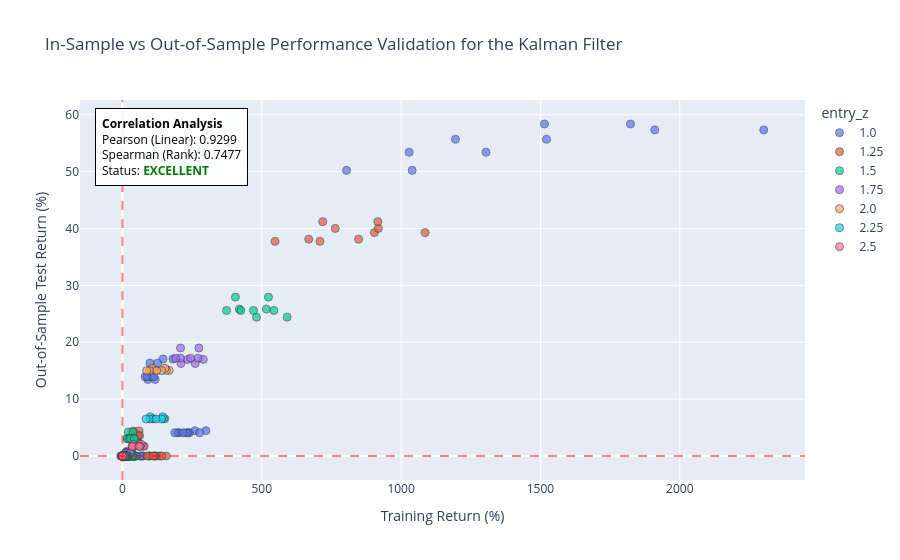

Notebook cell for this chart:
### Code cell
# ==============================================================================
# 1. HYPERPARAMETER GRID FOR KALMAN FILTER STRATEGY
# ==============================================================================
kalman_param_grid = {
    'entry_z': [1.0, 1.25, 1.5, 1.75, 2.0, 2.25, 2.5],
    'exit_z': config['grids']['kalman']['exit_z'],
    'stop_loss_z': config['grids']['kalman']['stop_loss_z'],
    'delta': config['grids']['kalman']['delta'],        
    'obs_variance': config['grids']['kalman']['obs_variance']        
}

# ==============================================================================
# 2. INITIALIZE AND EXECUTE MODULAR BACKTEST
# ==============================================================================
kalman_backtest = PairsBacktest(
    ticker_x=ticker_x,
    ticker_y=ticker_y,
    start_date=str(start_date),
    end_date_train=str(end_date_train),
    start_date_test=str(start_date_test),
    end_date=str(end_date),
    strategy_cls=KalmanZScoreStrategy,
    strategy_param_grid=kalman_param_grid,
    show_heatmaps=True,
    transaction_cost=t_cost,
    compounding=is_compounding,
    target_metric=metric_to_use,
    strategy_name=strategy_name_KF
)

kalman_train_df, kalman_test_df = kalman_backtest.execute_pipeline()

if kalman_train_df is not None:
    print(f"\n EVALUATING IN-SAMPLE REGIMES - {ticker_x} x {ticker_y}")
    evaluate_stationarity_regimes(kalman_train_df, strategy_name_KF, is_compounding)

if kalman_test_df is not None:
    print(f"\n EVALUATING OUT-OF-SAMPLE REGIMES - {ticker_x} x {ticker_y}")
    evaluate_stationarity_regimes(kalman_test_df, strategy_name_KF, is_compounding)

### Figure 1 — Plotly figure (JSON) as saved in the notebook; plotly's stock layout.template omitted (floating-point values rounded to 4 significant figures; data arrays with more than 128 entries replaced by an {"elided": "..."} marker saying what was removed)
{"data": [{"customdata": {"elided": "60x6 mixed values"}, "hovertemplate": "entry_z=%{customdata[1]}<br>Training Return (%)=%{x}<br>Out-of-Sample Test Return (%)=%{y}<br>exit_z=%{customdata[2]}<br>stop_loss_z=%{customdata[3]}<br>delta=%{customdata[4]}<br>obs_variance=%{customdata[5]}<extra></extra>", "legendgroup": "1.0", "marker": {"color": "#636efa", "line": {"color": "DarkSlateGrey", "width": 1}, "opacity": 0.7, "size": 8, "symbol": "circle"}, "mode": "markers", "name": "1.0", "orientation": "v", "showlegend": true, "type": "scatter", "x": [1910.0, 145.9, 260.3, 73.21, 17.34, 10.39, 2301.0, 181.3, 299.7, 73.21, 17.34, 10.39, 1514.0, 98.77, 240.6, 63.98, 16.41, 10.2, 1823.0, 126.2, 277.1, 63.98, 16.41, 10.2, 1195.0, 91.28, 202.5, 46.32, 14.67, 8.598, 1522.0, 117.6, 234.5, 46.32, 14.67, 8.598, 1029.0, 81.34, 197.4, 41.38, 14.67, 8.598, 1305.0, 103.8, 228.8, 41.38, 14.67, 8.598, 804.1, 89.03, 187.7, 38.22, 14.67, 8.598, 1040.0, 112.5, 218.1, 38.22, 14.67, 8.598], "xaxis": "x", "y": [57.34, 17.05, 4.452, 0, 0, 0, 57.34, 17.05, 4.452, 0, 0, 0, 58.38, 16.33, 4.089, 0, 0, 0, 58.38, 16.33, 4.089, 0, 0, 0, 55.69, 13.46, 4.089, 0, 0, 0, 55.69, 13.46, 4.089, 0, 0, 0, 53.41, 13.93, 4.089, 0, 0, 0, 53.41, 13.93, 4.089, 0, 0, 0, 50.22, 13.93, 4.089, 0, 0, 0, 50.22, 13.93, 4.089, 0, 0, 0], "yaxis": "y"}, {"customdata": {"elided": "60x6 mixed values"}, "hovertemplate": "entry_z=%{customdata[1]}<br>Training Return (%)=%{x}<br>Out-of-Sample Test Return (%)=%{y}<br>exit_z=%{customdata[2]}<br>stop_loss_z=%{customdata[3]}<br>delta=%{customdata[4]}<br>obs_variance=%{customdata[5]}<extra></extra>", "legendgroup": "1.25", "marker": {"color": "#EF553B", "line": {"color": "DarkSlateGrey", "width": 1}, "opacity": 0.7, "size": 8, "symbol": "circle"}, "mode": "markers", "name": "1.25", "orientation": "v", "showlegend": true, "type": "scatter", "x": [903.9, 39.8, 133.7, 43.89, 7.47, -0.2598, 1086.0, 59.8, 157.4, 43.89, 7.47, -0.2598, 763.6, 31.69, 118.8, 33.6, 7.281, -0.4326, 918.2, 49.76, 140.9, 33.6, 7.281, -0.4326, 718.7, 36.48, 98.28, 30.05, 5.679, -0.4326, 916.4, 55.24, 118.4, 30.05, 5.679, -0.4326, 668.5, 43.79, 96.03, 24.92, 5.679, -0.4326, 847.3, 61.64, 115.9, 24.92, 5.679, -0.4326, 547.6, 39.01, 90.24, 24.2, 5.679, -0.4326, 708.8, 56.26, 109.5, 24.2, 5.679, -0.4326], "xaxis": "x", "y": [39.28, 4.413, 0, 0, 0, 0, 39.28, 4.413, 0, 0, 0, 0, 40.02, 3.252, 0, 0, 0, 0, 40.02, 3.252, 0, 0, 0, 0, 41.2, 2.636, 0, 0, 0, 0, 41.2, 2.636, 0, 0, 0, 0, 38.12, 3.571, 0, 0, 0, 0, 38.12, 3.571, 0, 0, 0, 0, 37.74, 3.571, 0, 0, 0, 0, 37.74, 3.571, 0, 0, 0, 0], "yaxis": "y"}, {"customdata": {"elided": "60x6 mixed values"}, "hovertemplate": "entry_z=%{customdata[1]}<br>Training Return (%)=%{x}<br>Out-of-Sample Test Return (%)=%{y}<br>exit_z=%{customdata[2]}<br>stop_loss_z=%{customdata[3]}<br>delta=%{customdata[4]}<br>obs_variance=%{customdata[5]}<extra></extra>", "legendgroup": "1.5", "marker": {"color": "#00cc96", "line": {"color": "DarkSlateGrey", "width": 1}, "opacity": 0.7, "size": 8, "symbol": "circle"}, "mode": "markers", "name": "1.5", "orientation": "v", "showlegend": true, "type": "scatter", "x": [481.2, 20.67, 36.12, 22.53, -0.2595, -0.2598, 591.0, 37.79, 49.91, 22.53, -0.2595, -0.2598, 419.4, 16.77, 28.89, 20.19, -0.4348, -0.4326, 516.4, 32.72, 41.94, 20.19, -0.4348, -0.4326, 405.4, 18.18, 23.94, 20.19, -0.4348, -0.4326, 524.0, 34.27, 36.49, 20.19, -0.4348, -0.4326, 424.8, 27.19, 24.06, 19.5, -0.4348, -0.4326, 543.4, 42.81, 36.63, 19.5, -0.4348, -0.4326, 373.5, 26.8, 19.42, 19.5, -0.4348, -0.4326, 470.4, 42.38, 31.51, 19.5, -0.4348, -0.4326], "xaxis": "x", "y": [24.41, 4.201, 0, 0, 0, 0, 24.41, 4.201, 0, 0, 0, 0, 25.83, 3.043, 0, 0, 0, 0, 25.83, 3.043, 0, 0, 0, 0, 27.94, 3.043, 0, 0, 0, 0, 27.94, 3.043, 0, 0, 0, 0, 25.58, 3.043, 0, 0, 0, 0, 25.58, 3.043, 0, 0, 0, 0, 25.58, 3.043, 0, 0, 0, 0, 25.58, 3.043, 0, 0, 0, 0], "yaxis": "y"}, {"customdata": {"elided": "60x6 mixed values"}, "hovertemplate": "entry_z=%{customdata[1]}<br>Training Return (%)=%{x}<br>Out-of-Sample Test Return (%)=%{y}<br>exit_z=%{customdata[2]}<br>stop_loss_z=%{customdata[3]}<br>delta=%{customdata[4]}<br>obs_variance=%{customdata[5]}<extra></extra>", "legendgroup": "1.75", "marker": {"color": "#ab63fa", "line": {"color": "DarkSlateGrey", "width": 1}, "opacity": 0.7, "size": 8, "symbol": "circle"}, "mode": "markers", "name": "1.75", "orientation": "v", "showlegend": true, "type": "scatter", "x": [233.7, 16.23, 11.91, 18.35, 0, 0, 290.0, 32.72, 23.25, 18.35, 0, 0, 209.9, 14.85, 9.805, 16.18, 0, 0, 261.4, 30.53, 20.93, 16.18, 0, 0, 208.6, 10.58, 5.725, 16.18, 0, 0, 274.5, 25.64, 16.43, 16.18, 0, 0, 208.0, 14.06, 5.832, 15.58, 0, 0, 271.0, 28.08, 16.55, 15.58, 0, 0, 191.0, 13.42, 4.689, 15.58, 0, 0, 244.5, 27.36, 15.29, 15.58, 0, 0], "xaxis": "x", "y": [16.98, 0.8303, 0, 0, 0, 0, 16.98, 0.8303, 0, 0, 0, 0, 16.27, 0.5847, 0, 0, 0, 0, 16.27, 0.5847, 0, 0, 0, 0, 18.99, 0.5847, 0, 0, 0, 0, 18.99, 0.5847, 0, 0, 0, 0, 17.19, 0.5847, 0, 0, 0, 0, 17.19, 0.5847, 0, 0, 0, 0, 17.19, 0.5847, 0, 0, 0, 0, 17.19, 0.5847, 0, 0, 0, 0], "yaxis": "y"}, {"customdata": {"elided": "60x6 mixed values"}, "hovertemplate": "entry_z=%{customdata[1]}<br>Training Return (%)=%{x}<br>Out-of-Sample Test Return (%)=%{y}<br>exit_z=%{customdata[2]}<br>stop_loss_z=%{customdata[3]}<br>delta=%{customdata[4]}<br>obs_variance=%{customdata[5]}<extra></extra>", "legendgroup": "2.0", "marker": {"color": "#FFA15A", "line": {"color": "DarkSlateGrey", "width": 1}, "opacity": 0.7, "size": 8, "symbol": "circle"}, "mode": "markers", "name": "2.0", "orientation": "v", "showlegend": true, "type": "scatter", "x": [122.3, 4.988, 4.802, 13.98, 0, 0, 168.0, 20.86, 15.41, 13.98, 0, 0, 113.8, 4.776, 5.485, 11.89, 0, 0, 157.4, 18.87, 16.17, 11.89, 0, 0, 106.6, 4.043, 2.098, 11.89, 0, 0, 152.6, 17.99, 12.44, 11.89, 0, 0, 98.2, 4.297, 2.583, 11.32, 0, 0, 140.5, 16.44, 12.97, 11.32, 0, 0, 87.03, 3.724, 2.122, 11.32, 0, 0, 123.0, 15.8, 12.46, 11.32, 0, 0], "xaxis": "x", "y": [15.06, 0, 0, 0, 0, 0, 15.06, 0, 0, 0, 0, 0, 15.06, 0, 0, 0, 0, 0, 15.06, 0, 0, 0, 0, 0, 15.44, 0, 0, 0, 0, 0, 15.44, 0, 0, 0, 0, 0, 15.01, 0, 0, 0, 0, 0, 15.01, 0, 0, 0, 0, 0, 15.01, 0, 0, 0, 0, 0, 15.01, 0, 0, 0, 0, 0], "yaxis": "y"}, {"customdata": {"elided": "60x6 mixed values"}, "hovertemplate": "entry_z=%{customdata[1]}<br>Training Return (%)=%{x}<br>Out-of-Sample Test Return (%)=%{y}<br>exit_z=%{customdata[2]}<br>stop_loss_z=%{customdata[3]}<br>delta=%{customdata[4]}<br>obs_variance=%{customdata[5]}<extra></extra>", "legendgroup": "2.25", "marker": {"color": "#19d3f3", "line": {"color": "DarkSlateGrey", "width": 1}, "opacity": 0.7, "size": 8, "symbol": "circle"}, "mode": "markers", "name": "2.25", "orientation": "v", "showlegend": true, "type": "scatter", "x": [109.6, -2.011, 5.819, 13.98, 0, 0, 152.3, 12.8, 16.53, 13.98, 0, 0, 106.4, -1.148, 6.509, 11.89, 0, 0, 148.2, 12.15, 17.29, 11.89, 0, 0, 99.83, -1.148, 3.089, 11.89, 0, 0, 144.0, 12.1, 13.53, 11.89, 0, 0, 98.09, -1.148, 2.557, 11.32, 0, 0, 140.2, 10.36, 12.94, 11.32, 0, 0, 85.04, -1.692, 2.557, 11.32, 0, 0, 120.3, 9.751, 12.94, 11.32, 0, 0], "xaxis": "x", "y": [6.555, 0, 0, 0, 0, 0, 6.555, 0, 0, 0, 0, 0, 6.555, 0, 0, 0, 0, 0, 6.555, 0, 0, 0, 0, 0, 6.907, 0, 0, 0, 0, 0, 6.907, 0, 0, 0, 0, 0, 6.51, 0, 0, 0, 0, 0, 6.51, 0, 0, 0, 0, 0, 6.51, 0, 0, 0, 0, 0, 6.51, 0, 0, 0, 0, 0], "yaxis": "y"}, {"customdata": {"elided": "60x6 mixed values"}, "hovertemplate": "entry_z=%{customdata[1]}<br>Training Return (%)=%{x}<br>Out-of-Sample Test Return (%)=%{y}<br>exit_z=%{customdata[2]}<br>stop_loss_z=%{customdata[3]}<br>delta=%{customdata[4]}<br>obs_variance=%{customdata[5]}<extra></extra>", "legendgroup": "2.5", "marker": {"color": "#FF6692", "line": {"color": "DarkSlateGrey", "width": 1}, "opacity": 0.7, "size": 8, "symbol": "circle"}, "mode": "markers", "name": "2.5", "orientation": "v", "showlegend": true, "type": "scatter", "x": [44.18, -2.335, -3.739, 0, 0, 0, 77.79, 12.43, 6.009, 0, 0, 0, 42.16, -2.335, -3.739, 0, 0, 0, 75.11, 10.8, 6.009, 0, 0, 0, 37.32, -2.335, -3.739, 0, 0, 0, 67.0, 10.76, 6.009, 0, 0, 0, 35.84, -2.335, -4.236, 0, 0, 0, 64.02, 9.033, 5.462, 0, 0, 0, 35.18, -2.335, -4.236, 0, 0, 0, 60.27, 9.033, 5.462, 0, 0, 0], "xaxis": "x", "y": [1.716, 0, 0, 0, 0, 0, 1.716, 0, 0, 0, 0, 0, 1.716, 0, 0, 0, 0, 0, 1.716, 0, 0, 0, 0, 0, 2.052, 0, 0, 0, 0, 0, 2.052, 0, 0, 0, 0, 0, 1.672, 0, 0, 0, 0, 0, 1.672, 0, 0, 0, 0, 0, 1.672, 0, 0, 0, 0, 0, 1.672, 0, 0, 0, 0, 0], "yaxis": "y"}], "layout": {"annotations": [{"align": "left", "bgcolor": "rgba(255, 255, 255, 0.9)", "bordercolor": "black", "borderpad": 6, "borderwidth": 1, "font": {"color": "black", "size": 12}, "showarrow": false, "text": "<b>Correlation Analysis</b><br>Pearson (Linear): 0.9299<br>Spearman (Rank): 0.7477<br>Status: <span style='color:green'><b>EXCELLENT</b></span>", "x": 0.02, "xref": "paper", "y": 0.98, "yref": "paper"}], "legend": {"title": {"text": "entry_z"}, "tracegroupgap": 0}, "shapes": [{"line": {"color": "red", "dash": "dash"}, "opacity": 0.5, "type": "line", "x0": 0, "x1": 1, "xref": "x domain", "y0": 0, "y1": 0, "yref": "y"}, {"line": {"color": "red", "dash": "dash"}, "opacity": 0.5, "type": "line", "x0": 0, "x1": 0, "xref": "x", "y0": 0, "y1": 1, "yref": "y domain"}], "title": {"text": "In-Sample vs Out-of-Sample Performance Validation for the Kalman Filter"}, "xaxis": {"anchor": "y", "domain": [0, 1], "title": {"text": "Training Return (%)"}}, "yaxis": {"anchor": "x", "domain": [0, 1], "title": {"text": "Out-of-Sample Test Return (%)"}}}}
